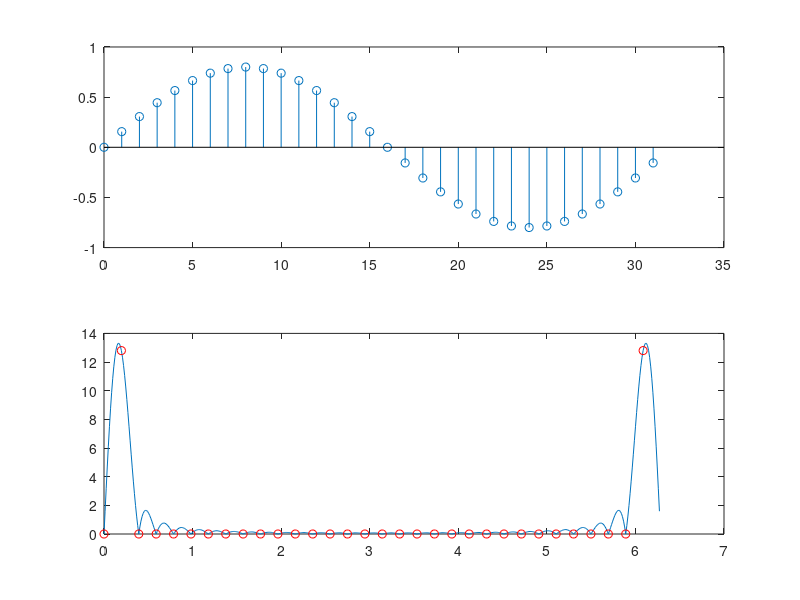

Write MATLAB code to recreate this figure. (Note: this script raises an error after producing the figure.)
%% DSP_LAB_3 Frequency-Domain Analysis Using the DFT

%% Introdution
% define a sinusoidal signal
N = 32;
n = 0:N-1;
x = 0.8*sin((2*pi/N)*n);
% compute the approximated DTFT using an FFT with M = 16N frequency points
M = 16*N;
w = 2*pi*(0:1/M:1-1/M);
X = fft(x,M);
% plot the signal in time domain and its approximated DTFT
figure
subplot(2,1,1)
stem(n,x);
subplot(2,1,2);
plot(w,abs(X));
hold on
% compute the DFT of the same sinusoidal signal, the DFT is computed using
% an FFT with M = N frequency points, where N is the signal length.
Xk = fft(x);
N  = length(Xk)
wk = 2*pi*(0:1/N:1-1/N);
% plot the DFT coefficients
plot(wk,abs(Xk),'ro');

%% Problem 6.1 Computational Complexity of the DFT/FFT
clear
N = 32;
n = 0:N-1;
x = 0.8*sin(0.2*pi*n);
% compute the dft using direct computation of the dft
Y1 = dft(x);
% compute the dft via fft function
Y2 = fft(x);
% plot 
figure
subplot(2,1,1);
stem(abs(Y1));
subplot(2,1,2);
stem(abs(Y2));
% compare the different results by using different N
N = [2^4 2^5 2^6 2^7 2^8];
for k = 1:5
    n = 1:N(k)-1;
    x = 0.8*sin(0.2*pi*n);
    tic;
    y1 = dft(x);
    rd(k) = toc;
    tic
    y2 = fft(x);
    tf(k) = toc;
    subplot(5,1,k);
    stem(abs(y1));
end
%% Problem 6.2 Discrete-Time Fourier Transform
N1 = [16 32];
% generate rectangular bartlett hamming windows
RectWin12 = rectwin(N(1));
RectWin36 = rectwin(N(2));
BartWin12 = bartlett(N(1));
BartWin36 = bartlett(N(2));
HammWin12 = hamming(N(1));
HammWin36 = hamming(N(2));
% calculate the DTFT of the windows
[dtftRect12, wRect12] = dtft(RectWin12);
[dtftRect36, wRect36] = dtft(RectWin36);
[dtftBart12, wBart12] = dtft(BartWin12);
[dtftBart36, wBart36] = dtft(BartWin36);
[dtftHamm12, wHamm12] = dtft(HammWin12);
[dtftHamm36, wHamm36] = dtft(HammWin36);
% plot(RectWin12);
figure
subplot(3,1,1);
plot(wRect12,abs(dtftRect12),'r',wRect36,abs(dtftRect36));
subplot(3,1,2);
plot(wBart12,abs(dtftBart12),'r',wBart36,abs(dtftBart36));
subplot(3,1,3);
plot(wHamm12,abs(dtftHamm12),'r',wHamm36,abs(dtftHamm36));
% generate a sinusoids function
N2 = N1(2);
n = 0:N2-1;
X = sin(2*pi*n/N2);
% modulate it with different windows
rectX = X.*RectWin36';
bartX = X.*BartWin36';
hammX = X.*HammWin36';
% calculate the dtft of each modulated sinusoids functions
[dtftRX, wRX] = dtft(rectX);
[dtftBX, wBX] = dtft(bartX);
[dtftHX, wHX] = dtft(hammX);
% plot the modulated function and also its dtft
figure
plot(n,rectX,'r--',n,bartX,'g-',n,hammX,'b');
figure
plot(wRX,abs(dtftRX),'r--',wBX,abs(dtftBX),'g-',wHX,abs(dtftHX),'b');
% generate two sinusoids at different frequencies
n1 = 0:N1(1)-1;
n2 = 0:N1(2)-1;
% define the parameters
a  = [0.2, 0.3];
w0 = 0.2*pi;
wa1n1 = w0 + 2*pi*a(1)/N1(1);
wa2n1 = w0 + 2*pi*a(2)/N1(1);
wa1n2 = w0 + 2*pi*a(1)/N1(2);
% 
Xa1n1 = cos(w0*n1) + cos(wa1n1*n1);
Xa2n1 = cos(w0*n1) + cos(wa2n1*n1);
Xa1n2 = cos(w0*n2) + cos(wa1n2*n2);
% 
[dtftXa1n1, wXa1n1 ]= dtft(Xa1n1);
[dtftXa2n1, wXa2n1 ]= dtft(Xa2n1);
[dtftXa1n2, wXa1n2 ]= dtft(Xa1n2);
%
figure
plot(wXa1n1,abs(dtftXa1n1),'r',wXa2n1,abs(dtftXa2n1));
figure
plot(wXa1n1,abs(dtftXa1n1),'r',wXa1n2,abs(dtftXa1n2));

%% Problem 6.3 DTMF Signal Decoding
% define parameters
fs = 8000;
N  = 256;
% generate the signal for '7'
x7 = dtmfdial('7',fs);
% calculate the dft of x7
[dftX7, wX7] = dft(x7);
yx7 = abs(dftX7);
f = wX7/(2*pi)*fs;
% plot the signal
plot(f,yx7);
hold on
fx = find(yx7 > max(yx7)*9/10);
plot(f(fx(1:2)),yx7(fx(1:2)),'ro');
%
load mynumber.mat
p = 1;
for i = 1:11
    key(i) = dtmfcoef(xx(p:p+255),fs);
    p = p + 320;
end

%% Problem 6.4 Inverse Filtering for Speech Dereverberation
% generate a room impulse response
fs  = 44100;
mic = [19, 18, 1.6];
n   = 12;
r   = 0.8;
rm  = [10, 14, 20];
src = [5, 2, 1];
h = rir(fs,mic,n,r,rm,src);
% import the speech signal 
[x, fs] = audioread('speech.wav');
%soundsc(x);
% filter the speech using generated room impulse response
y = conv(h,x);
% length(y) == length(h) + length(x) - 1;
% soundsc(y);
yx = fft(x);
nx = 0:1/length(yx):1-1/length(yx);
yy = fft(y);
ny = 0:1/length(yy):1-1/length(yy);
figure
plot(nx,abs(yx),ny,abs(yy),'r.');





